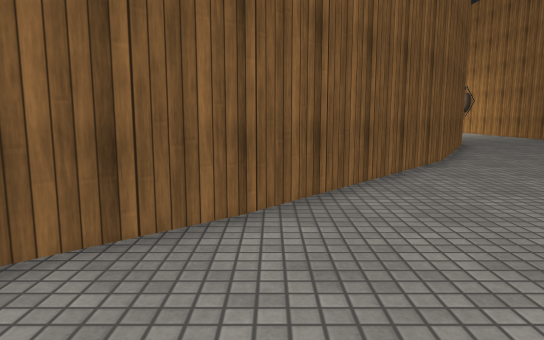
View 1 (above)

12 first-person views from a walk through a scene from a Unity 3-D project. The camera is 1.2 m above the floor, tilts 8° down and sees 70° across. The floor is counted in squares, 1 m on a side. Each view is taken from the middle of a square. On the plan, view 1 faces up. The plan holds only what a view shows up to about 15 squares ahead; the rest is blank. The place goes on beyond the plan. The player is left out. Surface patterns are stand-ins for the level's own textures.

View 2
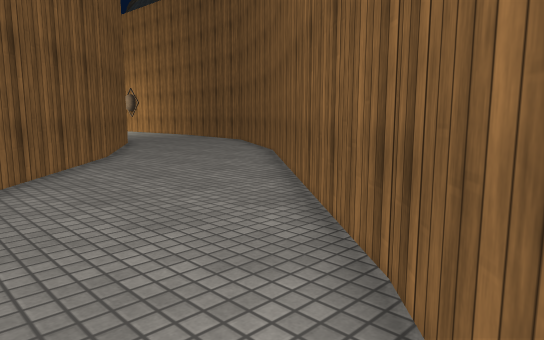

View 3
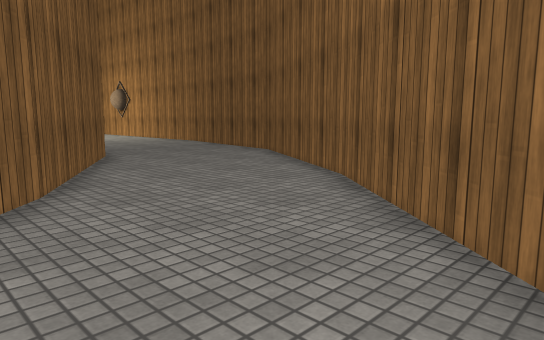

View 4
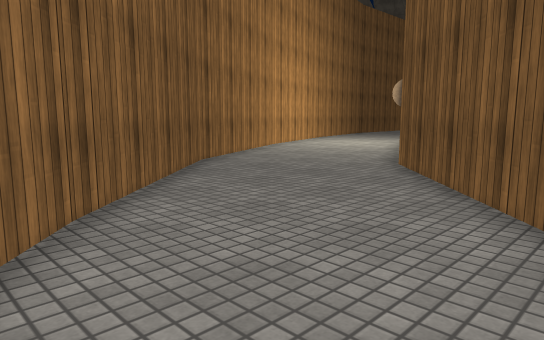

View 5
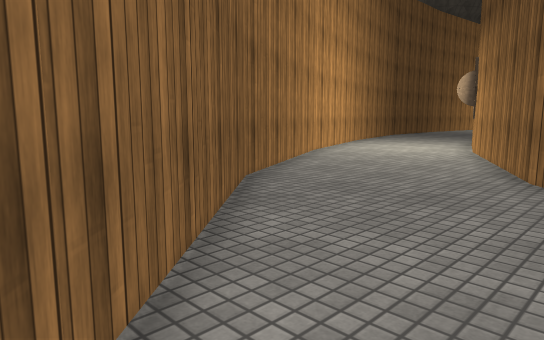

View 6
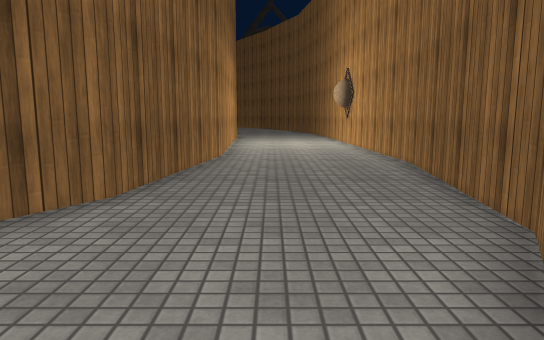

View 7
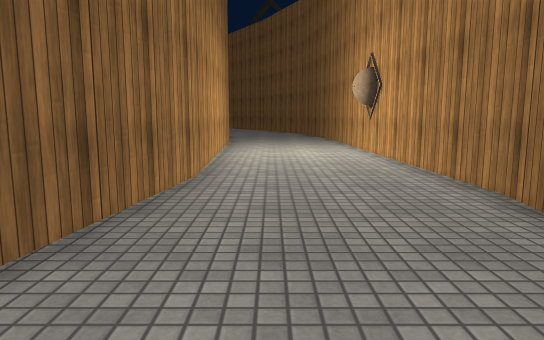

View 8
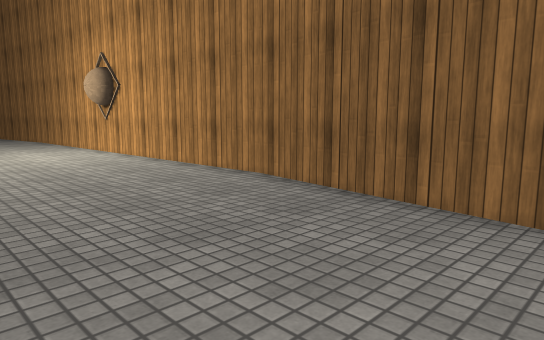

View 9
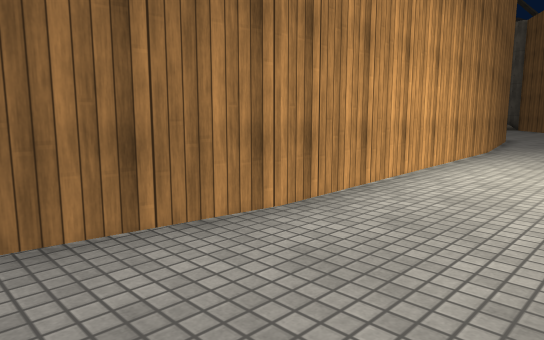

View 10
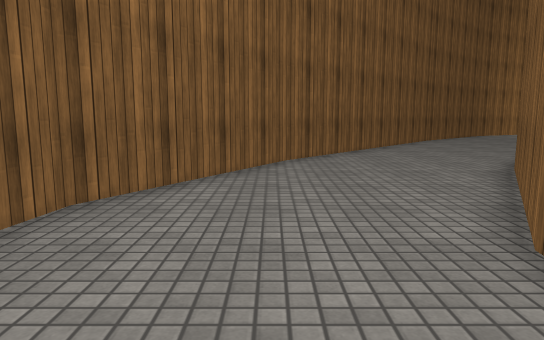

View 11
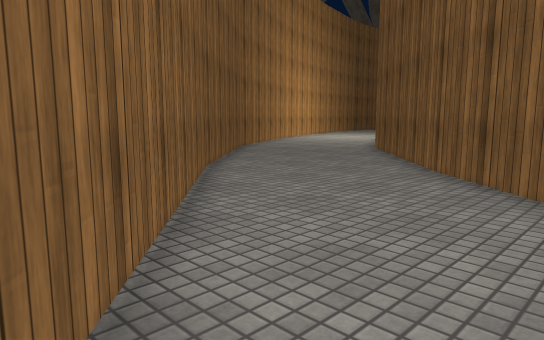

View 12
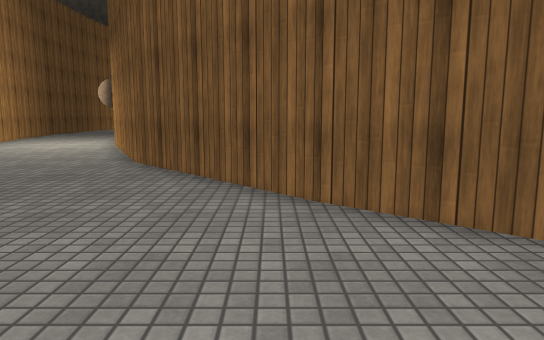

### Floor plan
Points are (right, up) in squares from view 1. A wall is a line through its corners. A room is listed if a view was taken in it or the views show most of it. See-through windows are left out.
Room 1 (views 1, 2, 3, 4, 5, 6, 7, 8, 9, 10, 11, 12)
walls: (4.6, 10.4) (-0.4, 4.6); (9.6, 8.6) (12.7, 13.9) (13.6, 19.9) (13.1, 30.4); (-0.3, 4.7) (-5, 0.4); (2.5, 0.3) (9.7, 8.6); (8.5, 21.8) (7.6, 15.6) (4.6, 10.3); (-5, 0.5) (-10.6, -2.3); (-2.2, -3.9) (2.6, 0.4); (-7.7, -6.6) (-2.1, -3.9); (8.1, 31.6) (8.5, 21.6); (-9.4, -7.2) (-7.6, -6.6)

Positions as (right, up) in squares from view 1, and headings:
1: (0, 0), facing up
2: (0, -1), facing up-right
3: (3, 4), facing up-right
4: (4, 5), facing down-left
5: (3, 2), facing down-left
6: (10, 10), facing up
7: (10, 14), facing up
8: (8, 14), facing up-right
9: (12, 18), facing up-left
10: (10, 19), facing down
11: (8, 8), facing down-left
12: (5, 4), facing left
